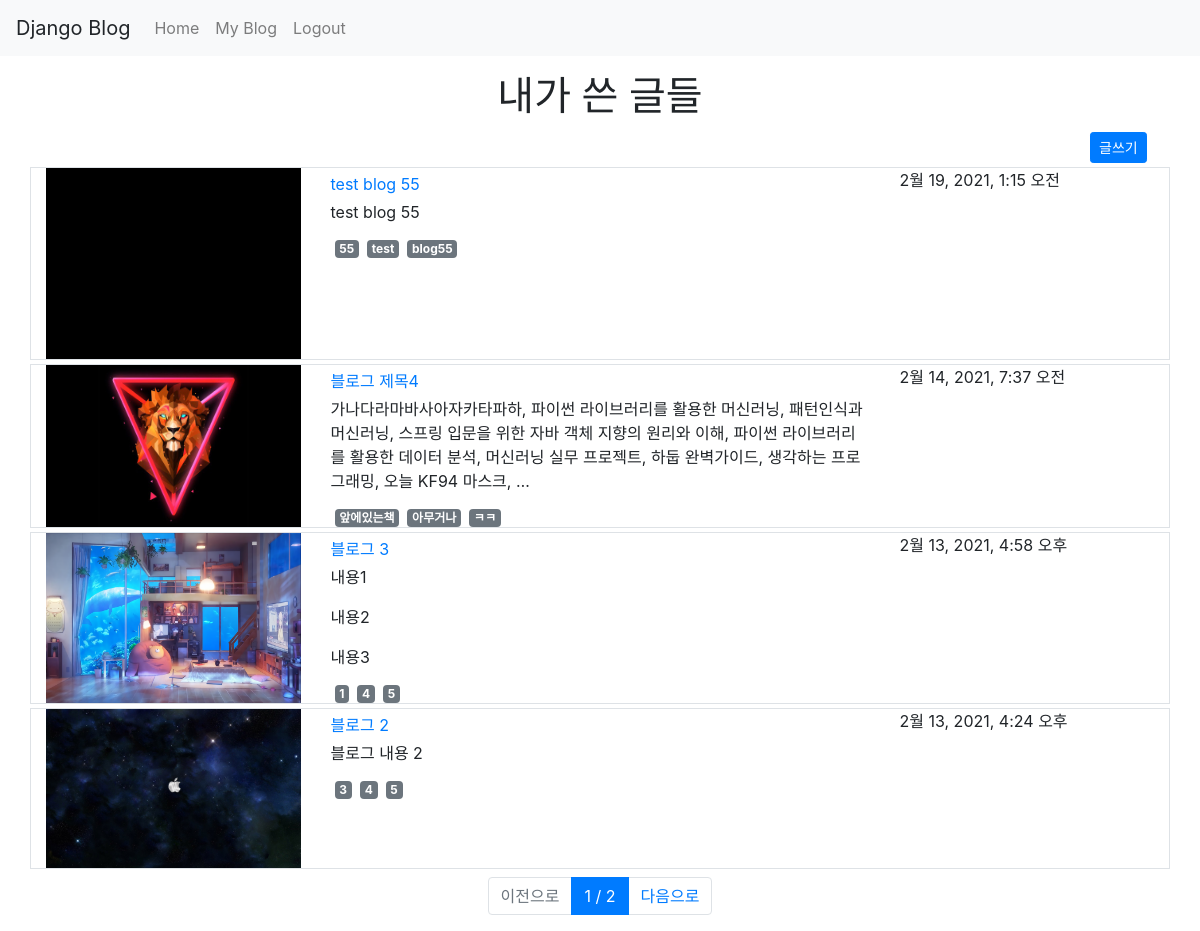
The page /myblog/ (signed in) on the database its author committed.
### blog_page/models.py (models this page shows, shortened)
class Blog(models.Model):
    title = models.CharField(max_length=255, verbose_name='제목')
    contents = models.TextField(verbose_name='내용')
    thumbnails = models.ImageField(blank=True,upload_to=upload_to,null=True,default='blank.png')
    writer = models.ForeignKey('user.User',on_delete=models.CASCADE,verbose_name='작성자')
    tags = models.ManyToManyField('tag.Tag',verbose_name='태그')
    registered_date = models.DateTimeField(auto_now_add=True, verbose_name='등록시간')
    class Meta:
        db_table = 'blog'
        verbose_name = '게시글'
        verbose_name_plural = '게시글'

### tag/models.py (models this page shows, shortened)
class Tag(models.Model):
    name = models.CharField(max_length=32, verbose_name='태그명')
    registered_date = models.DateTimeField(auto_now_add=True, verbose_name='등록시간')
    class Meta:
        db_table = 'tag'
        verbose_name = '태그'
        verbose_name_plural = '태그'

### blog_page/views.py (the view)
# urls.py: path('myblog/', MyBlogList.as_view(), name='myblog'),
@method_decorator(login_required, name='dispatch')
class MyBlogList(ListView):
    template_name = 'my_blog.html'
    paginate_by = 4
    def get_context_data(self, **kwargs):
        context = super().get_context_data(**kwargs)
        context['username'] = self.request.session.get('user')
        return context
    def get_queryset(self, **kwargs):
        queryset = Blog.objects.filter(writer__username=self.request.session.get('user')).order_by('-id')
        return queryset

### blog_page/templates/my_blog.html
{% extends 'base.html' %}
{% load humanize %}
{% block contents %}
<div class="row mt-3">
    <div class="col-12 text-center">
        <h1>내가 쓴 글들</h1>
    </div>
</div>
<div class="row mt-1">
    <div class="col-11"></div>
    <div class="col-1">
        <button class="btn btn-sm btn-primary" onclick="location.href='/blog/write/'">글쓰기</button>
    </div>
</div>
{% for blog in page_obj %}
<div class="row mt-1 border">
        <img src="{{ blog.thumbnails.url }}" class="col-3">
        <div class="col-6">
            <div class="my-1"><a href='/blog/detail/{{ blog.id }}'>{{ blog.title }}</a></div>
            <div class="my-1">{{ blog.contents|safe|truncatewords:30 }}</div>
            <div id="tags" class="d-flex flex-row">
            {% for tag in blog.tags.all %}
            <span class="badge badge-secondary mx-1">{{ tag.name }}</span>
            {% endfor %}
            </div>
        </div>
        <div class="col-3">{{ blog.registered_date }}</div>
</div>
{% endfor %}
<div class="row mt-2">
    <div class="col-12">
        <nav>
         <ul class="pagination justify-content-center">
            {% if page_obj.has_previous %}
            <li class="page-item">
                <a class="page-link" href="?page={{ page_obj.previous_page_number }}">이전으로</a>
            </li>
            {% else %}
            <li class="page-item disabled">
                <a class="page-link" href="#">이전으로</a>
            </li>
            {% endif %}
            <li class="page-item active">
                <a class="page-link" href="#">{{ page_obj.number }} / {{ page_obj.paginator.num_pages }}</a>
            </li>
            {% if page_obj.has_next %}
            <li class="page-item">
                    <a class="page-link" href="?page={{ page_obj.next_page_number }}"> 다음으로</a>
                </li>
                {% else %}
                <li class="page-item disabled">
                    <a class="page-link" href="#">다음으로</a>
                </li>
                {% endif %}
            </ul>
        </nav>
    </div>
</div>
{% endblock %}

### rows shown on the page
Blog: thumbnails (placeholder picture), title "test blog 55", contents "test blog 55", registered_date "2월 19, 2021, 1:15 오전"
Tag: name "55"
Tag: name "test"
Tag: name "blog55"
Blog: thumbnails (picture), title "블로그 제목4", contents "가나다라마바사아자카타파하, 파이썬 라이브러리를 활용한 머신러닝, 패턴인식과 머신러닝, 스프링 입문을 위한 자바 객체 지향의 원리와 이해, 파이썬 라이브러리를 활용한 데이터 분석, 머신러닝 실무 프로젝트, 하둡 완벽가이드, 생각하는 프로그래밍, 오늘 KF94 마스크, …", registered_date "2월 14, 2021, 7:37 오전"
Tag: name "앞에있는책"
Tag: name "아무거나"
Tag: name "ㅋㅋ"
Blog: thumbnails (picture), title "블로그 3", contents "내용1 내용2 내용3", registered_date "2월 13, 2021, 4:58 오후"
Tag: name "1"
Tag: name "4"
Tag: name "5"
Blog: thumbnails (picture), title "블로그 2", contents "블로그 내용 2", registered_date "2월 13, 2021, 4:24 오후"
Tag: name "3"

### other values the page prints
{{ page_obj.number }} "1"
{{ page_obj.paginator.num_pages }} "2"
